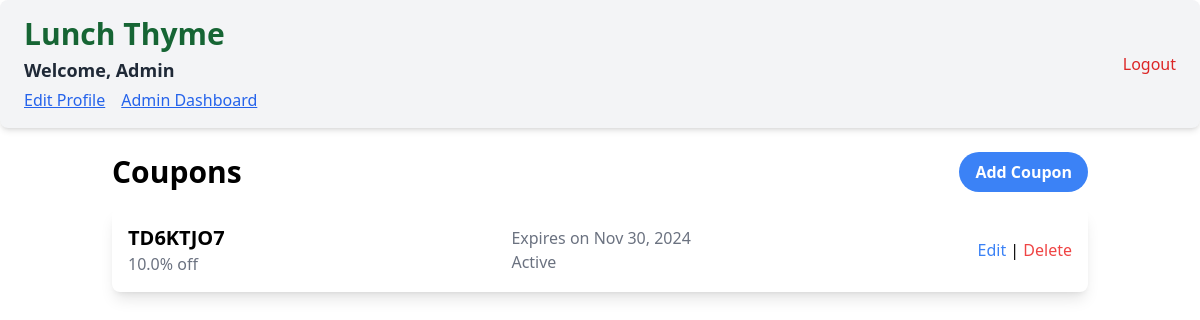
Before: /coupons (signed in) with the older database file.
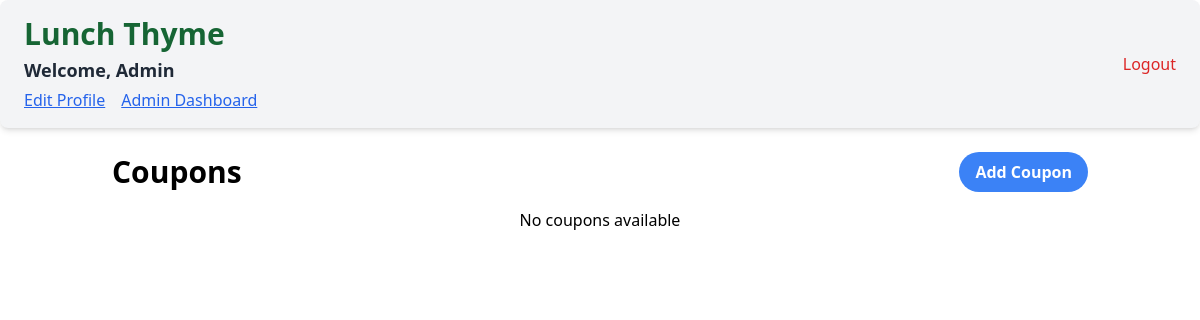
After: the same page with the newer database file.
### app/models.py (models this page shows, shortened)
class Coupons(db.Model):
    __tablename__ = 'coupons'
    id = db.Column(db.Integer, primary_key=True, autoincrement=True)
    code = db.Column(db.String(20), nullable=False, unique=True)
    discount = db.Column(db.Float, nullable=False)
    expiration_date = db.Column(db.DateTime, nullable=False)
    status = db.Column(db.String(20), nullable=False, default='Active')

### app/routes/admin.py (the view)
@admin.route('/coupons', methods=['GET'])
@login_required
def coupons():
    if not current_user.is_admin:
        return redirect('/')
    coupons = Coupons.query.all()
    return render_template('coupons.html', coupons=coupons)

### app/templates/coupons.html (shortened to what this page needs)
{% extends "_layout.html" %}
{% block content %}
<div class="container mx-auto p-6">
    <div class="flex justify-between items-center w-full">
        <h2 class="text-3xl font-semibold">Coupons</h2>
        <a href="/add-coupon" class="bg-blue-500 hover:bg-blue-700 text-white font-bold py-2 px-4 rounded-full">Add Coupon</a>
    </div>
    {% if coupons %}
        {% for coupon in coupons %}
            <div class="bg-white p-4 mt-4 rounded-lg shadow-lg">
                <div class="flex justify-between items-center">
                    <div>
                        <h3 class="text-xl font-semibold">{{ coupon.code }}</h3>
                        <p class="text-gray-500">{{ coupon.discount }}% off</p>
                    </div>
                    <div>
                        <p class="text-gray-500">Expires on {{ coupon.expiration_date.strftime('%b %d, %Y') }}</p>
                        <p class="text-gray-500">{{ coupon.status }}</p>
                    </div>
                    <div>
                        <a href="/edit-coupon/{{ coupon.id }}" class="text-blue-500 hover:underline">Edit</a> |
                        <a class="text-red-500 hover:underline" onclick="deleteCoupon({{ coupon.id }})">Delete</a>
                    </div>
                </div>
            </div>
        {% endfor %}
    {% else %}
        <p class="text-center mt-4">No coupons available</p>
    {% endif %}
</div>
{% endblock %}

Changed rows visible on the page:
removed Coupons: code "TD6KTJO7", discount "10.0", expiration_date "Nov 30, 2024", status "Active"
Other visible differences:
text now shown: "No coupons available"
